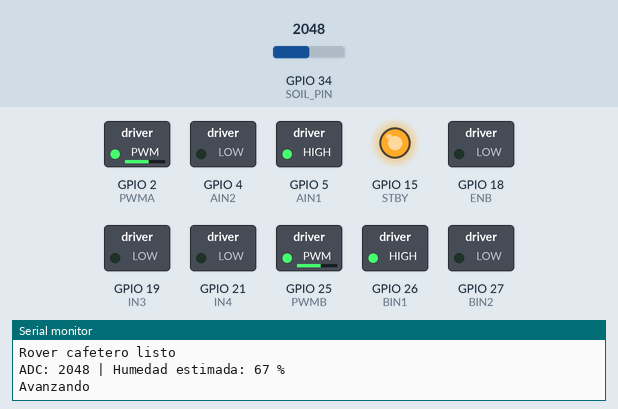
The sketch below on a simulated ESP32. Shown: switched loads named in the sketch (green lamp = pin HIGH), output pins drawn as LEDs (lit = HIGH), the last lines printed to the serial monitor. The inputs (shaded band) are chosen by the test bench; at power-on: GPIO 34 (SOIL_PIN) = 2048 (analog values on the 0–4095 scale).

Above: at 0.05 s.
At 3.95 s:
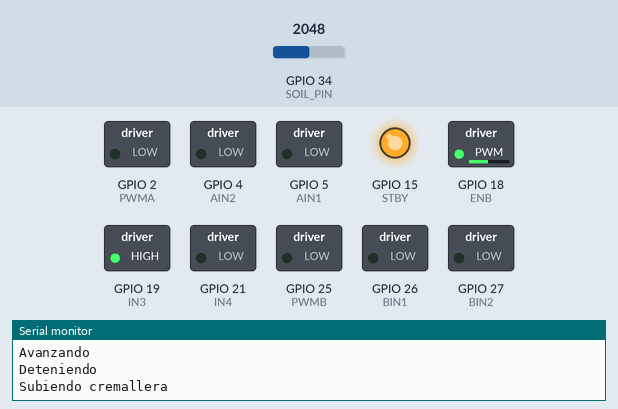
At 6.2 s:
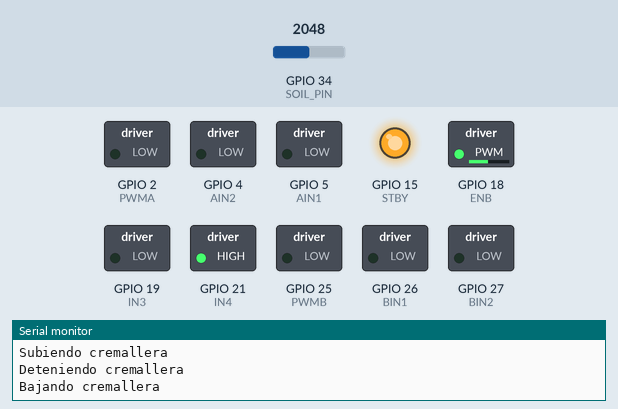
At 8.45 s:
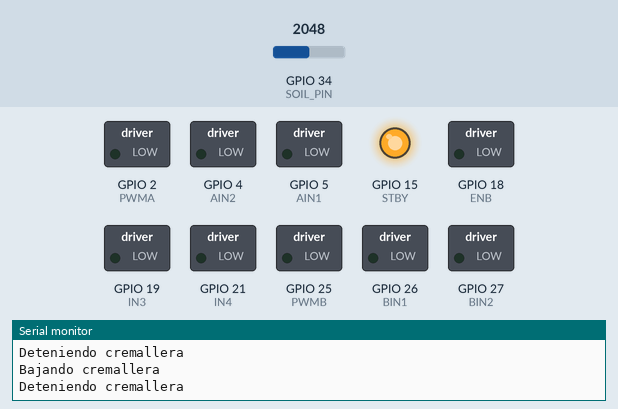
Timing chart, 0 to 11.1 s (numbered marks = the images above):
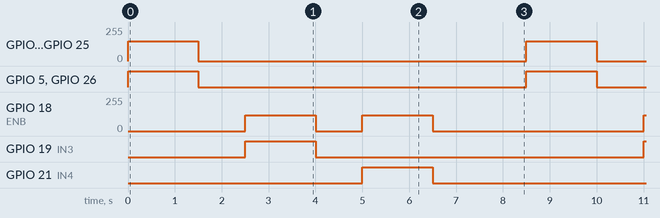

Measured:
- by itself, GPIO 2 (PWMA), GPIO 25 (PWMB): alternates 149/255 for 1.5 s and 0/255 for 7.0 s
- by itself, GPIO 5 (AIN1), GPIO 19 (IN3), GPIO 21 (IN4), GPIO 26 (BIN1): alternates HIGH for 1.5 s and LOW for 7.0 s
- by itself, GPIO 18 (ENB): repeats every 8.5 s: 0/255 1.0 s, 120/255 1.5 s, 0/255 4.5 s, 120/255 1.5 s

The sketch:

Rover_Cafetero_Original.ino
```cpp
// ==========================================
// Rover cafetero ESP32
// TB6612FNG + L298N + sensor capacitivo
// ==========================================

// ---------- TB6612FNG: motores de tracción ----------
#define PWMA 2
#define AIN1 5
#define AIN2 4
#define STBY 15

#define PWMB 25
#define BIN1 26
#define BIN2 27

// ---------- L298N: motor de cremallera ----------
#define IN3 19
#define IN4 21
#define ENB 18

// ---------- Sensor capacitivo ----------
#define SOIL_PIN 34

// ---------- PWM ----------
#define FRECUENCIA_PWM 1000 // Hz
#define RESOLUCION_PWM 8    // 0 a 255

#define CANAL_MOTOR_A 0
#define CANAL_MOTOR_B 1
#define CANAL_CREMALLERA 2

// Velocidad inicial de prueba
int velocidadRover = 150;       // 0 a 255
int velocidadCremallera = 120;  // 0 a 255

// Calibración del sensor
const int SOIL_DRY = 3200; // Cambiar según tu prueba en suelo seco
const int SOIL_WET = 1500; // Cambiar según tu prueba en suelo húmedo

// ==========================================
// Funciones del TB6612FNG
// ==========================================

void configurarTB6612() {
  pinMode(AIN1, OUTPUT);
  pinMode(AIN2, OUTPUT);
  pinMode(BIN1, OUTPUT);
  pinMode(BIN2, OUTPUT);
  pinMode(STBY, OUTPUT);

  ledcSetup(CANAL_MOTOR_A, FRECUENCIA_PWM, RESOLUCION_PWM);
  ledcAttachPin(PWMA, CANAL_MOTOR_A);

  ledcSetup(CANAL_MOTOR_B, FRECUENCIA_PWM, RESOLUCION_PWM);
  ledcAttachPin(PWMB, CANAL_MOTOR_B);

  digitalWrite(STBY, HIGH); // Habilita el driver

  detenerRover();
}

void moverMotorA(int velocidad) {
  velocidad = constrain(velocidad, -255, 255);

  if (velocidad > 0) {
    digitalWrite(AIN1, HIGH);
    digitalWrite(AIN2, LOW);
  }
  else if (velocidad < 0) {
    digitalWrite(AIN1, LOW);
    digitalWrite(AIN2, HIGH);
    velocidad = -velocidad;
  }
  else {
    digitalWrite(AIN1, LOW);
    digitalWrite(AIN2, LOW);
  }

  ledcWrite(CANAL_MOTOR_A, velocidad);
}

void moverMotorB(int velocidad) {
  velocidad = constrain(velocidad, -255, 255);

  if (velocidad > 0) {
    digitalWrite(BIN1, HIGH);
    digitalWrite(BIN2, LOW);
  }
  else if (velocidad < 0) {
    digitalWrite(BIN1, LOW);
    digitalWrite(BIN2, HIGH);
    velocidad = -velocidad;
  }
  else {
    digitalWrite(BIN1, LOW);
    digitalWrite(BIN2, LOW);
  }

  ledcWrite(CANAL_MOTOR_B, velocidad);
}

void avanzar(int velocidad) {
  moverMotorA(velocidad);
  moverMotorB(velocidad);
}

void retroceder(int velocidad) {
  moverMotorA(-velocidad);
  moverMotorB(-velocidad);
}

void girarDerecha(int velocidad) {
  moverMotorA(velocidad);
  moverMotorB(-velocidad);
}

void girarIzquierda(int velocidad) {
  moverMotorA(-velocidad);
  moverMotorB(velocidad);
}

void detenerRover() {
  moverMotorA(0);
  moverMotorB(0);
}

// ==========================================
// Funciones del L298N: cremallera
// ==========================================

void configurarCremallera() {
  pinMode(IN3, OUTPUT);
  pinMode(IN4, OUTPUT);

  ledcSetup(CANAL_CREMALLERA, FRECUENCIA_PWM, RESOLUCION_PWM);
  ledcAttachPin(ENB, CANAL_CREMALLERA);

  detenerCremallera();
}

void moverCremallera(int velocidad) {
  velocidad = constrain(velocidad, -255, 255);

  if (velocidad > 0) {
    digitalWrite(IN3, HIGH);
    digitalWrite(IN4, LOW);
  }
  else if (velocidad < 0) {
    digitalWrite(IN3, LOW);
    digitalWrite(IN4, HIGH);
    velocidad = -velocidad;
  }
  else {
    digitalWrite(IN3, LOW);
    digitalWrite(IN4, LOW);
  }

  ledcWrite(CANAL_CREMALLERA, velocidad);
}

void subirCremallera(int velocidad) {
  moverCremallera(velocidad);
}

void bajarCremallera(int velocidad) {
  moverCremallera(-velocidad);
}

void detenerCremallera() {
  moverCremallera(0);
}

// ==========================================
// Sensor capacitivo de humedad
// ==========================================

float leerHumedad() {
  int lectura = analogRead(SOIL_PIN);

  int humedad = map(lectura, SOIL_DRY, SOIL_WET, 0, 100);
  humedad = constrain(humedad, 0, 100);

  Serial.print("ADC: ");
  Serial.print(lectura);
  Serial.print(" | Humedad estimada: ");
  Serial.print(humedad);
  Serial.println(" %");

  return humedad;
}

// ==========================================
// Configuración inicial
// ==========================================

void setup() {
  Serial.begin(115200);

  configurarTB6612();
  configurarCremallera();

  analogReadResolution(12); // Lecturas de 0 a 4095

  Serial.println("Rover cafetero listo");
}

// ==========================================
// Prueba de movimiento
// ==========================================

void loop() {
  leerHumedad();

  // Prueba segura del rover
  Serial.println("Avanzando");
  avanzar(velocidadRover);
  delay(1500);

  Serial.println("Deteniendo");
  detenerRover();
  delay(1000);

  // Prueba segura de la cremallera
  Serial.println("Subiendo cremallera");
  subirCremallera(velocidadCremallera);
  delay(1500);

  Serial.println("Deteniendo cremallera");
  detenerCremallera();
  delay(1000);

  Serial.println("Bajando cremallera");
  bajarCremallera(velocidadCremallera);
  delay(1500);

  Serial.println("Deteniendo cremallera");
  detenerCremallera();
  delay(2000);
}
```
